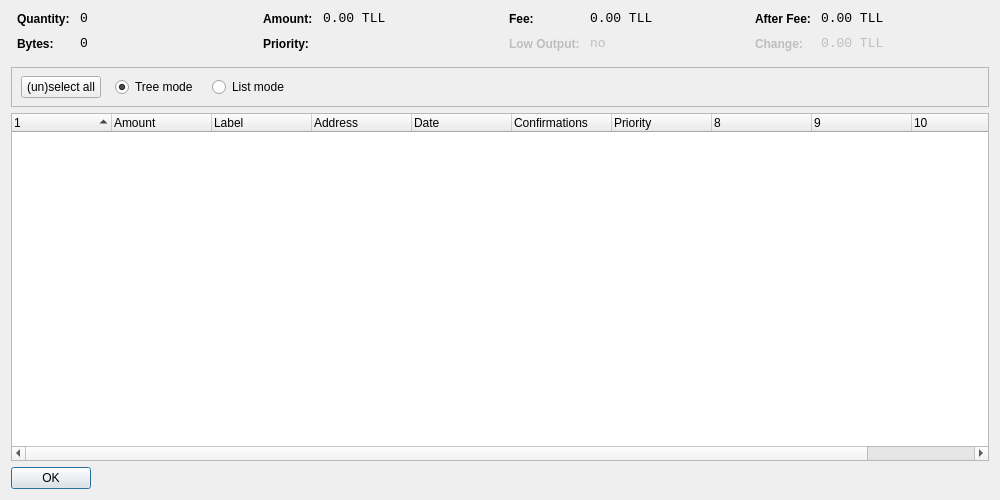
<?xml version="1.0" encoding="UTF-8"?>
<ui version="4.0">
 <class>CoinControlDialog</class>
 <widget class="QDialog" name="CoinControlDialog">
  <property name="geometry">
   <rect>
    <x>0</x>
    <y>0</y>
    <width>1000</width>
    <height>500</height>
   </rect>
  </property>
  <property name="windowTitle">
   <string>Coin Control</string>
  </property>
  <layout class="QVBoxLayout" name="verticalLayout">
   <item>
    <layout class="QHBoxLayout" name="horizontalLayoutTop" stretch="0,0,0,0">
     <property name="topMargin">
      <number>0</number>
     </property>
     <property name="bottomMargin">
      <number>10</number>
     </property>
     <item>
      <layout class="QFormLayout" name="formLayoutCoinControl1">
       <property name="horizontalSpacing">
        <number>10</number>
       </property>
       <property name="verticalSpacing">
        <number>10</number>
       </property>
       <property name="leftMargin">
        <number>6</number>
       </property>
       <property name="rightMargin">
        <number>6</number>
       </property>
       <item row="0" column="0">
        <widget class="QLabel" name="labelCoinControlQuantityText">
         <property name="styleSheet">
          <string notr="true">font-weight:bold;</string>
         </property>
         <property name="text">
          <string>Quantity:</string>
         </property>
        </widget>
       </item>
       <item row="0" column="1">
        <widget class="QLabel" name="labelCoinControlQuantity">
         <property name="font">
          <font>
           <family>Monospace</family>
           <pointsize>10</pointsize>
          </font>
         </property>
         <property name="cursor">
          <cursorShape>IBeamCursor</cursorShape>
         </property>
         <property name="contextMenuPolicy">
          <enum>Qt::ActionsContextMenu</enum>
         </property>
         <property name="text">
          <string notr="true">0</string>
         </property>
         <property name="textInteractionFlags">
          <set>Qt::LinksAccessibleByMouse|Qt::TextSelectableByKeyboard|Qt::TextSelectableByMouse</set>
         </property>
        </widget>
       </item>
       <item row="1" column="0">
        <widget class="QLabel" name="labelCoinControlBytesText">
         <property name="styleSheet">
          <string notr="true">font-weight:bold;</string>
         </property>
         <property name="text">
          <string>Bytes:</string>
         </property>
        </widget>
       </item>
       <item row="1" column="1">
        <widget class="QLabel" name="labelCoinControlBytes">
         <property name="font">
          <font>
           <family>Monospace</family>
           <pointsize>10</pointsize>
          </font>
         </property>
         <property name="cursor">
          <cursorShape>IBeamCursor</cursorShape>
         </property>
         <property name="contextMenuPolicy">
          <enum>Qt::ActionsContextMenu</enum>
         </property>
         <property name="text">
          <string notr="true">0</string>
         </property>
         <property name="textInteractionFlags">
          <set>Qt::LinksAccessibleByMouse|Qt::TextSelectableByKeyboard|Qt::TextSelectableByMouse</set>
         </property>
        </widget>
       </item>
      </layout>
     </item>
     <item>
      <layout class="QFormLayout" name="formLayoutCoinControl2">
       <property name="horizontalSpacing">
        <number>10</number>
       </property>
       <property name="verticalSpacing">
        <number>10</number>
       </property>
       <property name="leftMargin">
        <number>6</number>
       </property>
       <property name="rightMargin">
        <number>6</number>
       </property>
       <item row="0" column="0">
        <widget class="QLabel" name="labelCoinControlAmountText">
         <property name="styleSheet">
          <string notr="true">font-weight:bold;</string>
         </property>
         <property name="text">
          <string>Amount:</string>
         </property>
        </widget>
       </item>
       <item row="0" column="1">
        <widget class="QLabel" name="labelCoinControlAmount">
         <property name="font">
          <font>
           <family>Monospace</family>
           <pointsize>10</pointsize>
          </font>
         </property>
         <property name="cursor">
          <cursorShape>IBeamCursor</cursorShape>
         </property>
         <property name="contextMenuPolicy">
          <enum>Qt::ActionsContextMenu</enum>
         </property>
         <property name="text">
          <string notr="true">0.00 TLL</string>
         </property>
         <property name="textInteractionFlags">
          <set>Qt::LinksAccessibleByMouse|Qt::TextSelectableByKeyboard|Qt::TextSelectableByMouse</set>
         </property>
        </widget>
       </item>
       <item row="1" column="0">
        <widget class="QLabel" name="labelCoinControlPriorityText">
         <property name="styleSheet">
          <string notr="true">font-weight:bold;</string>
         </property>
         <property name="text">
          <string>Priority:</string>
         </property>
        </widget>
       </item>
       <item row="1" column="1">
        <widget class="QLabel" name="labelCoinControlPriority">
         <property name="font">
          <font>
           <family>Monospace</family>
           <pointsize>10</pointsize>
          </font>
         </property>
         <property name="cursor">
          <cursorShape>IBeamCursor</cursorShape>
         </property>
         <property name="contextMenuPolicy">
          <enum>Qt::ActionsContextMenu</enum>
         </property>
         <property name="text">
          <string/>
         </property>
         <property name="textInteractionFlags">
          <set>Qt::LinksAccessibleByMouse|Qt::TextSelectableByKeyboard|Qt::TextSelectableByMouse</set>
         </property>
        </widget>
       </item>
      </layout>
     </item>
     <item>
      <layout class="QFormLayout" name="formLayoutCoinControl3">
       <property name="horizontalSpacing">
        <number>10</number>
       </property>
       <property name="verticalSpacing">
        <number>10</number>
       </property>
       <property name="leftMargin">
        <number>6</number>
       </property>
       <property name="rightMargin">
        <number>6</number>
       </property>
       <item row="0" column="0">
        <widget class="QLabel" name="labelCoinControlFeeText">
         <property name="styleSheet">
          <string notr="true">font-weight:bold;</string>
         </property>
         <property name="text">
          <string>Fee:</string>
         </property>
        </widget>
       </item>
       <item row="0" column="1">
        <widget class="QLabel" name="labelCoinControlFee">
         <property name="font">
          <font>
           <family>Monospace</family>
           <pointsize>10</pointsize>
          </font>
         </property>
         <property name="cursor">
          <cursorShape>IBeamCursor</cursorShape>
         </property>
         <property name="contextMenuPolicy">
          <enum>Qt::ActionsContextMenu</enum>
         </property>
         <property name="text">
          <string notr="true">0.00 TLL</string>
         </property>
         <property name="textInteractionFlags">
          <set>Qt::LinksAccessibleByMouse|Qt::TextSelectableByKeyboard|Qt::TextSelectableByMouse</set>
         </property>
        </widget>
       </item>
       <item row="1" column="0">
        <widget class="QLabel" name="labelCoinControlLowOutputText">
         <property name="enabled">
          <bool>false</bool>
         </property>
         <property name="styleSheet">
          <string notr="true">font-weight:bold;</string>
         </property>
         <property name="text">
          <string>Low Output:</string>
         </property>
        </widget>
       </item>
       <item row="1" column="1">
        <widget class="QLabel" name="labelCoinControlLowOutput">
         <property name="enabled">
          <bool>false</bool>
         </property>
         <property name="font">
          <font>
           <family>Monospace</family>
           <pointsize>10</pointsize>
          </font>
         </property>
         <property name="cursor">
          <cursorShape>IBeamCursor</cursorShape>
         </property>
         <property name="contextMenuPolicy">
          <enum>Qt::ActionsContextMenu</enum>
         </property>
         <property name="text">
          <string notr="true">no</string>
         </property>
         <property name="textInteractionFlags">
          <set>Qt::LinksAccessibleByMouse|Qt::TextSelectableByKeyboard|Qt::TextSelectableByMouse</set>
         </property>
        </widget>
       </item>
      </layout>
     </item>
     <item>
      <layout class="QFormLayout" name="formLayoutCoinControl4">
       <property name="horizontalSpacing">
        <number>10</number>
       </property>
       <property name="verticalSpacing">
        <number>10</number>
       </property>
       <property name="leftMargin">
        <number>6</number>
       </property>
       <property name="rightMargin">
        <number>6</number>
       </property>
       <item row="0" column="0">
        <widget class="QLabel" name="labelCoinControlAfterFeeText">
         <property name="styleSheet">
          <string notr="true">font-weight:bold;</string>
         </property>
         <property name="text">
          <string>After Fee:</string>
         </property>
        </widget>
       </item>
       <item row="0" column="1">
        <widget class="QLabel" name="labelCoinControlAfterFee">
         <property name="font">
          <font>
           <family>Monospace</family>
           <pointsize>10</pointsize>
          </font>
         </property>
         <property name="cursor">
          <cursorShape>IBeamCursor</cursorShape>
         </property>
         <property name="contextMenuPolicy">
          <enum>Qt::ActionsContextMenu</enum>
         </property>
         <property name="text">
          <string notr="true">0.00 TLL</string>
         </property>
         <property name="textInteractionFlags">
          <set>Qt::LinksAccessibleByMouse|Qt::TextSelectableByKeyboard|Qt::TextSelectableByMouse</set>
         </property>
        </widget>
       </item>
       <item row="1" column="0">
        <widget class="QLabel" name="labelCoinControlChangeText">
         <property name="enabled">
          <bool>false</bool>
         </property>
         <property name="styleSheet">
          <string notr="true">font-weight:bold;</string>
         </property>
         <property name="text">
          <string>Change:</string>
         </property>
        </widget>
       </item>
       <item row="1" column="1">
        <widget class="QLabel" name="labelCoinControlChange">
         <property name="enabled">
          <bool>false</bool>
         </property>
         <property name="font">
          <font>
           <family>Monospace</family>
           <pointsize>10</pointsize>
          </font>
         </property>
         <property name="cursor">
          <cursorShape>IBeamCursor</cursorShape>
         </property>
         <property name="contextMenuPolicy">
          <enum>Qt::ActionsContextMenu</enum>
         </property>
         <property name="text">
          <string notr="true">0.00 TLL</string>
         </property>
         <property name="textInteractionFlags">
          <set>Qt::LinksAccessibleByMouse|Qt::TextSelectableByKeyboard|Qt::TextSelectableByMouse</set>
         </property>
        </widget>
       </item>
      </layout>
     </item>
    </layout>
   </item>
   <item>
    <widget class="QFrame" name="frame">
     <property name="minimumSize">
      <size>
       <width>0</width>
       <height>40</height>
      </size>
     </property>
     <property name="frameShape">
      <enum>QFrame::StyledPanel</enum>
     </property>
     <property name="frameShadow">
      <enum>QFrame::Sunken</enum>
     </property>
     <widget class="QWidget" name="horizontalLayoutWidget">
      <property name="geometry">
       <rect>
        <x>10</x>
        <y>0</y>
        <width>781</width>
        <height>41</height>
       </rect>
      </property>
      <layout class="QHBoxLayout" name="horizontalLayoutPanel" stretch="0,0,0,0,0">
       <property name="spacing">
        <number>14</number>
       </property>
       <item>
        <widget class="QPushButton" name="pushButtonSelectAll">
         <property name="sizePolicy">
          <sizepolicy hsizetype="Maximum" vsizetype="Fixed">
           <horstretch>0</horstretch>
           <verstretch>0</verstretch>
          </sizepolicy>
         </property>
         <property name="text">
          <string>(un)select all</string>
         </property>
        </widget>
       </item>
       <item>
        <widget class="QRadioButton" name="radioTreeMode">
         <property name="sizePolicy">
          <sizepolicy hsizetype="Maximum" vsizetype="Fixed">
           <horstretch>0</horstretch>
           <verstretch>0</verstretch>
          </sizepolicy>
         </property>
         <property name="text">
          <string>Tree mode</string>
         </property>
         <property name="checked">
          <bool>true</bool>
         </property>
        </widget>
       </item>
       <item>
        <widget class="QRadioButton" name="radioListMode">
         <property name="sizePolicy">
          <sizepolicy hsizetype="Maximum" vsizetype="Fixed">
           <horstretch>0</horstretch>
           <verstretch>0</verstretch>
          </sizepolicy>
         </property>
         <property name="text">
          <string>List mode</string>
         </property>
        </widget>
       </item>
       <item>
        <spacer name="horizontalSpacer">
         <property name="orientation">
          <enum>Qt::Horizontal</enum>
         </property>
         <property name="sizeHint" stdset="0">
          <size>
           <width>40</width>
           <height>20</height>
          </size>
         </property>
        </spacer>
       </item>
      </layout>
     </widget>
    </widget>
   </item>
   <item>
    <widget class="CoinControlTreeWidget" name="treeWidget">
     <property name="contextMenuPolicy">
      <enum>Qt::CustomContextMenu</enum>
     </property>
     <property name="sortingEnabled">
      <bool>false</bool>
     </property>
     <property name="columnCount">
      <number>11</number>
     </property>
     <attribute name="headerShowSortIndicator" stdset="0">
      <bool>true</bool>
     </attribute>
     <attribute name="headerStretchLastSection">
      <bool>false</bool>
     </attribute>
     <column>
      <property name="text">
       <string/>
      </property>
     </column>
     <column>
      <property name="text">
       <string>Amount</string>
      </property>
     </column>
     <column>
      <property name="text">
       <string>Label</string>
      </property>
     </column>
     <column>
      <property name="text">
       <string>Address</string>
      </property>
     </column>
     <column>
      <property name="text">
       <string>Date</string>
      </property>
     </column>
     <column>
      <property name="text">
       <string>Confirmations</string>
      </property>
      <property name="toolTip">
       <string>Confirmed</string>
      </property>
     </column>
     <column>
      <property name="text">
       <string>Priority</string>
      </property>
     </column>
     <column>
      <property name="text">
       <string/>
      </property>
     </column>
     <column>
      <property name="text">
       <string/>
      </property>
     </column>
     <column>
      <property name="text">
       <string/>
      </property>
     </column>
     <column>
      <property name="text">
       <string/>
      </property>
     </column>
    </widget>
   </item>
   <item>
    <widget class="QDialogButtonBox" name="buttonBox">
     <property name="sizePolicy">
      <sizepolicy hsizetype="Maximum" vsizetype="Fixed">
       <horstretch>0</horstretch>
       <verstretch>0</verstretch>
      </sizepolicy>
     </property>
     <property name="orientation">
      <enum>Qt::Horizontal</enum>
     </property>
     <property name="standardButtons">
      <set>QDialogButtonBox::Ok</set>
     </property>
    </widget>
   </item>
  </layout>
 </widget>
 <customwidgets>
  <customwidget>
   <class>CoinControlTreeWidget</class>
   <extends>QTreeWidget</extends>
   <header>coincontroltreewidget.h</header>
  </customwidget>
 </customwidgets>
 <resources/>
 <connections/>
</ui>
